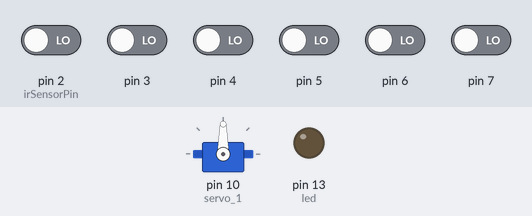
A sketch run on a simulated Arduino Uno, built with avr-gcc and run on an emulated ATmega328P. Parts: servo, output pins drawn as LEDs (lit = HIGH). The test bench sets the inputs (shaded band); at power-on: pin 2 (irSensorPin), pin 3–7 LOW. What the sketch prints to the serial monitor is not drawn.

Above: at 1.2 s.
1.3 s: pin 2 (irSensorPin) driven HIGH
At 2.0 s:
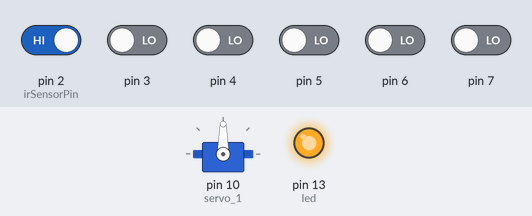
2.8 s: pin 2 (irSensorPin) driven LOW
At 3.1 s:
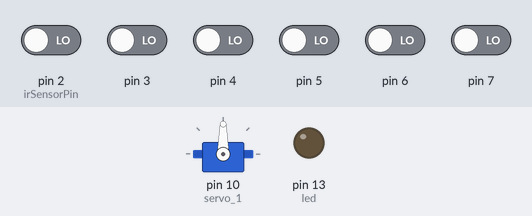
Timing chart, 0 to 5.8 s (numbered marks = the images above; inputs shaded):
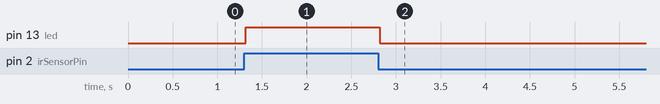

Measured:
- after the input at 1.3 s, pin 13 (led): LOW → HIGH at once
- after the input at 2.8 s, pin 13 (led): HIGH → LOW at once

The sketch:

working_ir.ino
```cpp
/******************************************************************************
 * F_RMlab @ Waterloo School of Architecture
 * Code for irSensor and servo motor module
 * Grow-Op
 ******************************************************************************/

#define irLedPin PIND          // IR Led on this pin
#define irSensorPin 2       // IR sensor on this pin
#include <Servo.h>

Servo servo_1;  // create servo object to control a servo

int led = 13;

int halfPeriod = 13; //one period at 38.5khZ is aproximately 26 microseconds
int cycles = 38; //26 microseconds * 38 is more or less 1 millisecond

float pos = 0;    // variable to store the servo position
float it = 0.25;

void setup()
{
  Serial.begin(9600);
  Serial.println("Program Starting");

  pinMode(led, OUTPUT);
  digitalWrite(led,LOW);
  servo_1.attach(10);
}

void loop(){
  irRead(irSensorPin, irLedPin); //display the results
  Serial.println (digitalRead(irSensorPin));
  delay(100); //wait for the string to be sent

  while (digitalRead(irSensorPin) != 0){
    digitalWrite(led,HIGH);//trigger led 13
    delay(500);
  }
  digitalWrite(led,LOW); //trigger-off led 13
}

/******************************************************************************
 * This function can be used with a panasonic pna4602m ir sensor
 * it returns a zero if something is detected by the sensor, and a 1 otherwise
 * The function bit bangs a 38.5khZ waveform to an IR led connected to the
 * triggerPin for 1 millisecond, and then reads the IR sensor pin to see if
 * the reflected IR has been detected
 ******************************************************************************/

void irRead(int irSP, int irLP)
{
  for (int i=0; i <= cycles; i++)
  {
    //digital irled signal sent
    digitalWrite(irLP, HIGH);
    delayMicroseconds(halfPeriod);
    digitalWrite(irLP, LOW);
    delayMicroseconds(halfPeriod - 1);     // - 1 to make up for digitaWrite overhead
  }
}
```
